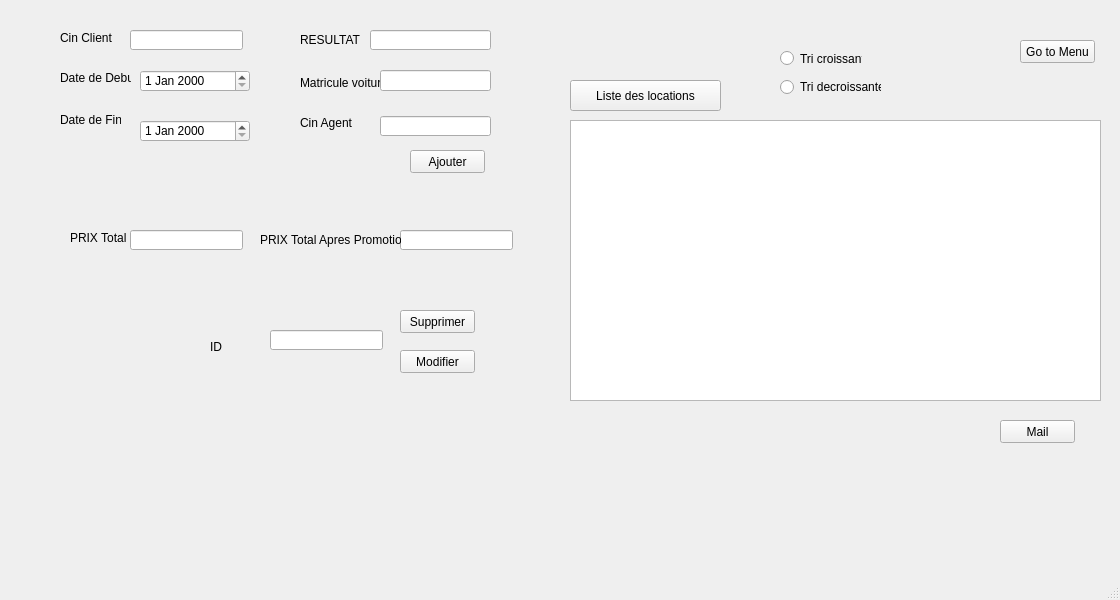
<?xml version="1.0" encoding="UTF-8"?>
<ui version="4.0">
 <class>MainWindow</class>
 <widget class="QMainWindow" name="MainWindow">
  <property name="geometry">
   <rect>
    <x>0</x>
    <y>0</y>
    <width>1120</width>
    <height>600</height>
   </rect>
  </property>
  <property name="windowTitle">
   <string>MainWindow</string>
  </property>
  <property name="styleSheet">
   <string notr="true">QToolTip
{
     border: 1px solid black;
     background-color: #ffa02f;
     padding: 1px;
     border-radius: 3px;
     opacity: 100;
}

QWidget
{
    color: #b1b1b1;
    background-color: #323232;
}

QWidget:item:hover
{
    background-color: QLinearGradient( x1: 0, y1: 0, x2: 0, y2: 1, stop: 0 #ffa02f, stop: 1 #ca0619);
    color: #000000;
}

QWidget:item:selected
{
    background-color: QLinearGradient( x1: 0, y1: 0, x2: 0, y2: 1, stop: 0 #ffa02f, stop: 1 #d7801a);
}

QMenuBar::item
{
    background: transparent;
}

QMenuBar::item:selected
{
    background: transparent;
    border: 1px solid #ffaa00;
}

QMenuBar::item:pressed
{
    background: #444;
    border: 1px solid #000;
    background-color: QLinearGradient(
        x1:0, y1:0,
        x2:0, y2:1,
        stop:1 #212121,
        stop:0.4 #343434/*,
        stop:0.2 #343434,
        stop:0.1 #ffaa00*/
    );
    margin-bottom:-1px;
    padding-bottom:1px;
}

QMenu
{
    border: 1px solid #000;
}

QMenu::item
{
    padding: 2px 20px 2px 20px;
}

QMenu::item:selected
{
    color: #000000;
}

QWidget:disabled
{
    color: #404040;
    background-color: #323232;
}

QAbstractItemView
{
    background-color: QLinearGradient( x1: 0, y1: 0, x2: 0, y2: 1, stop: 0 #4d4d4d, stop: 0.1 #646464, stop: 1 #5d5d5d);
}

QWidget:focus
{
    /*border: 2px solid QLinearGradient( x1: 0, y1: 0, x2: 0, y2: 1, stop: 0 #ffa02f, stop: 1 #d7801a);*/
}

QLineEdit
{
    background-color: QLinearGradient( x1: 0, y1: 0, x2: 0, y2: 1, stop: 0 #4d4d4d, stop: 0 #646464, stop: 1 #5d5d5d);
    padding: 1px;
    border-style: solid;
    border: 1px solid #1e1e1e;
    border-radius: 5;
}

QPushButton
{
    color: #b1b1b1;
    background-color: QLinearGradient( x1: 0, y1: 0, x2: 0, y2: 1, stop: 0 #565656, stop: 0.1 #525252, stop: 0.5 #4e4e4e, stop: 0.9 #4a4a4a, stop: 1 #464646);
    border-width: 1px;
    border-color: #1e1e1e;
    border-style: solid;
    border-radius: 6;
    padding: 3px;
    font-size: 12px;
    padding-left: 5px;
    padding-right: 5px;
}

QPushButton:pressed
{
    background-color: QLinearGradient( x1: 0, y1: 0, x2: 0, y2: 1, stop: 0 #2d2d2d, stop: 0.1 #2b2b2b, stop: 0.5 #292929, stop: 0.9 #282828, stop: 1 #252525);
}

QComboBox
{
    selection-background-color: #ffaa00;
    background-color: QLinearGradient( x1: 0, y1: 0, x2: 0, y2: 1, stop: 0 #565656, stop: 0.1 #525252, stop: 0.5 #4e4e4e, stop: 0.9 #4a4a4a, stop: 1 #464646);
    border-style: solid;
    border: 1px solid #1e1e1e;
    border-radius: 5;
}

QComboBox:hover,QPushButton:hover
{
    border: 2px solid QLinearGradient( x1: 0, y1: 0, x2: 0, y2: 1, stop: 0 #ffa02f, stop: 1 #d7801a);
}


QComboBox:on
{
    padding-top: 3px;
    padding-left: 4px;
    background-color: QLinearGradient( x1: 0, y1: 0, x2: 0, y2: 1, stop: 0 #2d2d2d, stop: 0.1 #2b2b2b, stop: 0.5 #292929, stop: 0.9 #282828, stop: 1 #252525);
    selection-background-color: #ffaa00;
}

QComboBox QAbstractItemView
{
    border: 2px solid darkgray;
    selection-background-color: QLinearGradient( x1: 0, y1: 0, x2: 0, y2: 1, stop: 0 #ffa02f, stop: 1 #d7801a);
}

QComboBox::drop-down
{
     subcontrol-origin: padding;
     subcontrol-position: top right;
     width: 15px;

     border-left-width: 0px;
     border-left-color: darkgray;
     border-left-style: solid; /* just a single line */
     border-top-right-radius: 3px; /* same radius as the QComboBox */
     border-bottom-right-radius: 3px;
 }

QComboBox::down-arrow
{
     image: url(:/down_arrow.png);
}

QGroupBox:focus
{
border: 2px solid QLinearGradient( x1: 0, y1: 0, x2: 0, y2: 1, stop: 0 #ffa02f, stop: 1 #d7801a);
}

QTextEdit:focus
{
    border: 2px solid QLinearGradient( x1: 0, y1: 0, x2: 0, y2: 1, stop: 0 #ffa02f, stop: 1 #d7801a);
}

QScrollBar:horizontal {
     border: 1px solid #222222;
     background: QLinearGradient( x1: 0, y1: 0, x2: 0, y2: 1, stop: 0.0 #121212, stop: 0.2 #282828, stop: 1 #484848);
     height: 7px;
     margin: 0px 16px 0 16px;
}

QScrollBar::handle:horizontal
{
      background: QLinearGradient( x1: 0, y1: 0, x2: 1, y2: 0, stop: 0 #ffa02f, stop: 0.5 #d7801a, stop: 1 #ffa02f);
      min-height: 20px;
      border-radius: 2px;
}

QScrollBar::add-line:horizontal {
      border: 1px solid #1b1b19;
      border-radius: 2px;
      background: QLinearGradient( x1: 0, y1: 0, x2: 1, y2: 0, stop: 0 #ffa02f, stop: 1 #d7801a);
      width: 14px;
      subcontrol-position: right;
      subcontrol-origin: margin;
}

QScrollBar::sub-line:horizontal {
      border: 1px solid #1b1b19;
      border-radius: 2px;
      background: QLinearGradient( x1: 0, y1: 0, x2: 1, y2: 0, stop: 0 #ffa02f, stop: 1 #d7801a);
      width: 14px;
     subcontrol-position: left;
     subcontrol-origin: margin;
}

QScrollBar::right-arrow:horizontal, QScrollBar::left-arrow:horizontal
{
      border: 1px solid black;
      width: 1px;
      height: 1px;
      background: white;
}

QScrollBar::add-page:horizontal, QScrollBar::sub-page:horizontal
{
      background: none;
}

QScrollBar:vertical
{
      background: QLinearGradient( x1: 0, y1: 0, x2: 1, y2: 0, stop: 0.0 #121212, stop: 0.2 #282828, stop: 1 #484848);
      width: 7px;
      margin: 16px 0 16px 0;
      border: 1px solid #222222;
}

QScrollBar::handle:vertical
{
      background: QLinearGradient( x1: 0, y1: 0, x2: 0, y2: 1, stop: 0 #ffa02f, stop: 0.5 #d7801a, stop: 1 #ffa02f);
      min-height: 20px;
      border-radius: 2px;
}

QScrollBar::add-line:vertical
{
      border: 1px solid #1b1b19;
      border-radius: 2px;
      background: QLinearGradient( x1: 0, y1: 0, x2: 0, y2: 1, stop: 0 #ffa02f, stop: 1 #d7801a);
      height: 14px;
      subcontrol-position: bottom;
      subcontrol-origin: margin;
}

QScrollBar::sub-line:vertical
{
      border: 1px solid #1b1b19;
      border-radius: 2px;
      background: QLinearGradient( x1: 0, y1: 0, x2: 0, y2: 1, stop: 0 #d7801a, stop: 1 #ffa02f);
      height: 14px;
      subcontrol-position: top;
      subcontrol-origin: margin;
}

QScrollBar::up-arrow:vertical, QScrollBar::down-arrow:vertical
{
      border: 1px solid black;
      width: 1px;
      height: 1px;
      background: white;
}


QScrollBar::add-page:vertical, QScrollBar::sub-page:vertical
{
      background: none;
}

QTextEdit
{
    background-color: #242424;
}

QPlainTextEdit
{
    background-color: #242424;
}

QHeaderView::section
{
    background-color: QLinearGradient(x1:0, y1:0, x2:0, y2:1, stop:0 #616161, stop: 0.5 #505050, stop: 0.6 #434343, stop:1 #656565);
    color: white;
    padding-left: 4px;
    border: 1px solid #6c6c6c;
}

QCheckBox:disabled
{
color: #414141;
}

QDockWidget::title
{
    text-align: center;
    spacing: 3px; /* spacing between items in the tool bar */
    background-color: QLinearGradient(x1:0, y1:0, x2:0, y2:1, stop:0 #323232, stop: 0.5 #242424, stop:1 #323232);
}

QDockWidget::close-button, QDockWidget::float-button
{
    text-align: center;
    spacing: 1px; /* spacing between items in the tool bar */
    background-color: QLinearGradient(x1:0, y1:0, x2:0, y2:1, stop:0 #323232, stop: 0.5 #242424, stop:1 #323232);
}

QDockWidget::close-button:hover, QDockWidget::float-button:hover
{
    background: #242424;
}

QDockWidget::close-button:pressed, QDockWidget::float-button:pressed
{
    padding: 1px -1px -1px 1px;
}

QMainWindow::separator
{
    background-color: QLinearGradient(x1:0, y1:0, x2:0, y2:1, stop:0 #161616, stop: 0.5 #151515, stop: 0.6 #212121, stop:1 #343434);
    color: white;
    padding-left: 4px;
    border: 1px solid #4c4c4c;
    spacing: 3px; /* spacing between items in the tool bar */
}

QMainWindow::separator:hover
{

    background-color: QLinearGradient(x1:0, y1:0, x2:0, y2:1, stop:0 #d7801a, stop:0.5 #b56c17 stop:1 #ffa02f);
    color: white;
    padding-left: 4px;
    border: 1px solid #6c6c6c;
    spacing: 3px; /* spacing between items in the tool bar */
}

QToolBar::handle
{
     spacing: 3px; /* spacing between items in the tool bar */
     background: url(:/images/handle.png);
}

QMenu::separator
{
    height: 2px;
    background-color: QLinearGradient(x1:0, y1:0, x2:0, y2:1, stop:0 #161616, stop: 0.5 #151515, stop: 0.6 #212121, stop:1 #343434);
    color: white;
    padding-left: 4px;
    margin-left: 10px;
    margin-right: 5px;
}

QProgressBar
{
    border: 2px solid grey;
    border-radius: 5px;
    text-align: center;
}

QProgressBar::chunk
{
    background-color: #d7801a;
    width: 2.15px;
    margin: 0.5px;
}

QTabBar::tab {
    color: #b1b1b1;
    border: 1px solid #444;
    border-bottom-style: none;
    background-color: #323232;
    padding-left: 10px;
    padding-right: 10px;
    padding-top: 3px;
    padding-bottom: 2px;
    margin-right: -1px;
}

QTabWidget::pane {
    border: 1px solid #444;
    top: 1px;
}

QTabBar::tab:last
{
    margin-right: 0; /* the last selected tab has nothing to overlap with on the right */
    border-top-right-radius: 3px;
}

QTabBar::tab:first:!selected
{
 margin-left: 0px; /* the last selected tab has nothing to overlap with on the right */


    border-top-left-radius: 3px;
}

QTabBar::tab:!selected
{
    color: #b1b1b1;
    border-bottom-style: solid;
    margin-top: 3px;
    background-color: QLinearGradient(x1:0, y1:0, x2:0, y2:1, stop:1 #212121, stop:.4 #343434);
}

QTabBar::tab:selected
{
    border-top-left-radius: 3px;
    border-top-right-radius: 3px;
    margin-bottom: 0px;
}

QTabBar::tab:!selected:hover
{
    border-top: 2px solid #ffaa00;
    padding-bottom: 3px;
    border-top-left-radius: 3px;
    border-top-right-radius: 3px;
    background-color: QLinearGradient(x1:0, y1:0, x2:0, y2:1, stop:1 #212121, stop:0.4 #343434, stop:0.2 #343434, stop:0.1 #ffaa00);
}

QRadioButton::indicator:checked, QRadioButton::indicator:unchecked{
    color: #b1b1b1;
    background-color: #323232;
    border: 1px solid #b1b1b1;
    border-radius: 6px;
}

QRadioButton::indicator:checked
{
    background-color: qradialgradient(
        cx: 0.5, cy: 0.5,
        fx: 0.5, fy: 0.5,
        radius: 1.0,
        stop: 0.25 #ffaa00,
        stop: 0.3 #323232
    );
}

QCheckBox::indicator{
    color: #b1b1b1;
    background-color: #323232;
    border: 1px solid #b1b1b1;
    width: 9px;
    height: 9px;
}

QRadioButton::indicator
{
    border-radius: 6px;
}

QRadioButton::indicator:hover, QCheckBox::indicator:hover
{
    border: 1px solid #ffaa00;
}

QCheckBox::indicator:checked
{
    image:url(:/images/checkbox.png);
}

QCheckBox::indicator:disabled, QRadioButton::indicator:disabled
{
    border: 1px solid #444;
}

  background-color: red;
     border-style: outset;
     border-width: 2px;
     border-radius: 10px;
     border-color: beige;
     font: bold 14px;
     min-width: 10em;
     padding: 6px;</string>
  </property>
  <widget class="QWidget" name="centralwidget">
   <widget class="QStackedWidget" name="stackedWidget">
    <property name="geometry">
     <rect>
      <x>40</x>
      <y>10</y>
      <width>1071</width>
      <height>551</height>
     </rect>
    </property>
    <property name="styleSheet">
     <string notr="true"/>
    </property>
    <property name="currentIndex">
     <number>2</number>
    </property>
    <widget class="QWidget" name="page">
     <widget class="QPushButton" name="pushButton">
      <property name="geometry">
       <rect>
        <x>20</x>
        <y>100</y>
        <width>131</width>
        <height>31</height>
       </rect>
      </property>
      <property name="text">
       <string>Gestion des Employes</string>
      </property>
     </widget>
     <widget class="QPushButton" name="pushButton_2">
      <property name="geometry">
       <rect>
        <x>20</x>
        <y>182</y>
        <width>131</width>
        <height>31</height>
       </rect>
      </property>
      <property name="text">
       <string>Gestion des Locations</string>
      </property>
     </widget>
    </widget>
    <widget class="QWidget" name="page_2">
     <widget class="QLabel" name="label">
      <property name="geometry">
       <rect>
        <x>20</x>
        <y>10</y>
        <width>47</width>
        <height>13</height>
       </rect>
      </property>
      <property name="text">
       <string>CIN</string>
      </property>
     </widget>
     <widget class="QLabel" name="label_2">
      <property name="geometry">
       <rect>
        <x>20</x>
        <y>50</y>
        <width>47</width>
        <height>13</height>
       </rect>
      </property>
      <property name="text">
       <string>NOM</string>
      </property>
     </widget>
     <widget class="QLabel" name="label_3">
      <property name="geometry">
       <rect>
        <x>20</x>
        <y>90</y>
        <width>91</width>
        <height>16</height>
       </rect>
      </property>
      <property name="text">
       <string>PRENOM</string>
      </property>
     </widget>
     <widget class="QLabel" name="label_6">
      <property name="geometry">
       <rect>
        <x>260</x>
        <y>10</y>
        <width>41</width>
        <height>16</height>
       </rect>
      </property>
      <property name="text">
       <string>GENDRE</string>
      </property>
     </widget>
     <widget class="QLabel" name="label_7">
      <property name="geometry">
       <rect>
        <x>20</x>
        <y>140</y>
        <width>47</width>
        <height>13</height>
       </rect>
      </property>
      <property name="text">
       <string>SALAIRE</string>
      </property>
     </widget>
     <widget class="QLineEdit" name="lineEdit_pseudo">
      <property name="geometry">
       <rect>
        <x>90</x>
        <y>10</y>
        <width>113</width>
        <height>20</height>
       </rect>
      </property>
     </widget>
     <widget class="QLineEdit" name="lineEdit_m">
      <property name="geometry">
       <rect>
        <x>90</x>
        <y>90</y>
        <width>111</width>
        <height>21</height>
       </rect>
      </property>
     </widget>
     <widget class="QLineEdit" name="lineEdit_ida">
      <property name="geometry">
       <rect>
        <x>90</x>
        <y>140</y>
        <width>113</width>
        <height>20</height>
       </rect>
      </property>
     </widget>
     <widget class="QTableView" name="tableemp">
      <property name="geometry">
       <rect>
        <x>550</x>
        <y>50</y>
        <width>451</width>
        <height>301</height>
       </rect>
      </property>
     </widget>
     <widget class="QPushButton" name="pushButton_3">
      <property name="geometry">
       <rect>
        <x>390</x>
        <y>250</y>
        <width>75</width>
        <height>23</height>
       </rect>
      </property>
      <property name="text">
       <string>Ajouter</string>
      </property>
     </widget>
     <widget class="QPushButton" name="pushButton_4">
      <property name="geometry">
       <rect>
        <x>300</x>
        <y>280</y>
        <width>71</width>
        <height>21</height>
       </rect>
      </property>
      <property name="text">
       <string>Modifier</string>
      </property>
     </widget>
     <widget class="QPushButton" name="pushButton_5">
      <property name="geometry">
       <rect>
        <x>300</x>
        <y>310</y>
        <width>75</width>
        <height>23</height>
       </rect>
      </property>
      <property name="text">
       <string>Supprimer</string>
      </property>
     </widget>
     <widget class="QLineEdit" name="lineEdit_passe">
      <property name="geometry">
       <rect>
        <x>92</x>
        <y>49</y>
        <width>111</width>
        <height>21</height>
       </rect>
      </property>
      <property name="echoMode">
       <enum>QLineEdit::Normal</enum>
      </property>
     </widget>
     <widget class="QPushButton" name="pushButton_6">
      <property name="geometry">
       <rect>
        <x>910</x>
        <y>10</y>
        <width>75</width>
        <height>23</height>
       </rect>
      </property>
      <property name="text">
       <string>Go to Menu</string>
      </property>
     </widget>
     <widget class="QLabel" name="label_33">
      <property name="geometry">
       <rect>
        <x>110</x>
        <y>280</y>
        <width>47</width>
        <height>13</height>
       </rect>
      </property>
      <property name="text">
       <string>ID</string>
      </property>
     </widget>
     <widget class="QLineEdit" name="lineEdit_id">
      <property name="geometry">
       <rect>
        <x>170</x>
        <y>280</y>
        <width>113</width>
        <height>20</height>
       </rect>
      </property>
     </widget>
     <widget class="QPushButton" name="pushButton_10">
      <property name="geometry">
       <rect>
        <x>740</x>
        <y>20</y>
        <width>75</width>
        <height>23</height>
       </rect>
      </property>
      <property name="text">
       <string>afficher</string>
      </property>
     </widget>
     <widget class="QComboBox" name="comboBox">
      <property name="geometry">
       <rect>
        <x>330</x>
        <y>10</y>
        <width>121</width>
        <height>21</height>
       </rect>
      </property>
      <item>
       <property name="text">
        <string>--</string>
       </property>
      </item>
      <item>
       <property name="text">
        <string>female</string>
       </property>
      </item>
      <item>
       <property name="text">
        <string>male</string>
       </property>
      </item>
     </widget>
     <widget class="QLabel" name="label_4">
      <property name="geometry">
       <rect>
        <x>260</x>
        <y>50</y>
        <width>81</width>
        <height>20</height>
       </rect>
      </property>
      <property name="text">
       <string>DEPARTEMENT</string>
      </property>
     </widget>
     <widget class="QLabel" name="label_5">
      <property name="geometry">
       <rect>
        <x>260</x>
        <y>90</y>
        <width>47</width>
        <height>13</height>
       </rect>
      </property>
      <property name="text">
       <string>VILLE</string>
      </property>
     </widget>
     <widget class="QLabel" name="label_8">
      <property name="geometry">
       <rect>
        <x>260</x>
        <y>130</y>
        <width>47</width>
        <height>13</height>
       </rect>
      </property>
      <property name="text">
       <string>ADRESSE</string>
      </property>
     </widget>
     <widget class="QLabel" name="label_9">
      <property name="geometry">
       <rect>
        <x>20</x>
        <y>190</y>
        <width>47</width>
        <height>13</height>
       </rect>
      </property>
      <property name="text">
       <string>IMAGE</string>
      </property>
     </widget>
     <widget class="QLabel" name="label_10">
      <property name="geometry">
       <rect>
        <x>260</x>
        <y>173</y>
        <width>61</width>
        <height>20</height>
       </rect>
      </property>
      <property name="text">
       <string>ID_AGENCE</string>
      </property>
     </widget>
     <widget class="QLabel" name="label_11">
      <property name="geometry">
       <rect>
        <x>110</x>
        <y>220</y>
        <width>71</width>
        <height>20</height>
       </rect>
      </property>
      <property name="text">
       <string>DATE_AJOUT</string>
      </property>
     </widget>
     <widget class="QDateEdit" name="dateEdit">
      <property name="geometry">
       <rect>
        <x>200</x>
        <y>220</y>
        <width>110</width>
        <height>22</height>
       </rect>
      </property>
     </widget>
     <widget class="QLineEdit" name="lineEdit_3">
      <property name="geometry">
       <rect>
        <x>90</x>
        <y>190</y>
        <width>113</width>
        <height>20</height>
       </rect>
      </property>
     </widget>
     <widget class="QLineEdit" name="lineEdit_4">
      <property name="geometry">
       <rect>
        <x>320</x>
        <y>90</y>
        <width>113</width>
        <height>20</height>
       </rect>
      </property>
     </widget>
     <widget class="QLineEdit" name="lineEdit_5">
      <property name="geometry">
       <rect>
        <x>330</x>
        <y>130</y>
        <width>113</width>
        <height>20</height>
       </rect>
      </property>
     </widget>
     <widget class="QLineEdit" name="lineEdit_6">
      <property name="geometry">
       <rect>
        <x>330</x>
        <y>180</y>
        <width>113</width>
        <height>20</height>
       </rect>
      </property>
     </widget>
     <widget class="QComboBox" name="comboBox_2">
      <property name="geometry">
       <rect>
        <x>340</x>
        <y>51</y>
        <width>121</width>
        <height>21</height>
       </rect>
      </property>
      <item>
       <property name="text">
        <string>--</string>
       </property>
      </item>
      <item>
       <property name="text">
        <string>Admin</string>
       </property>
      </item>
      <item>
       <property name="text">
        <string>Ressources Humaines</string>
       </property>
      </item>
      <item>
       <property name="text">
        <string>Gestion de stock</string>
       </property>
      </item>
      <item>
       <property name="text">
        <string>Service client</string>
       </property>
      </item>
     </widget>
     <widget class="QPushButton" name="pushButton_12">
      <property name="geometry">
       <rect>
        <x>300</x>
        <y>340</y>
        <width>75</width>
        <height>23</height>
       </rect>
      </property>
      <property name="text">
       <string>Recherche</string>
      </property>
     </widget>
     <widget class="QRadioButton" name="radioButton">
      <property name="geometry">
       <rect>
        <x>560</x>
        <y>27</y>
        <width>101</width>
        <height>20</height>
       </rect>
      </property>
      <property name="text">
       <string>tri decroissante</string>
      </property>
     </widget>
     <widget class="QRadioButton" name="radioButton_2">
      <property name="geometry">
       <rect>
        <x>560</x>
        <y>0</y>
        <width>82</width>
        <height>17</height>
       </rect>
      </property>
      <property name="text">
       <string>tri croissante</string>
      </property>
     </widget>
     <widget class="QLabel" name="label_12">
      <property name="geometry">
       <rect>
        <x>110</x>
        <y>340</y>
        <width>47</width>
        <height>13</height>
       </rect>
      </property>
      <property name="text">
       <string>NOM</string>
      </property>
     </widget>
     <widget class="QLineEdit" name="lineEdit_7">
      <property name="geometry">
       <rect>
        <x>170</x>
        <y>340</y>
        <width>113</width>
        <height>20</height>
       </rect>
      </property>
     </widget>
     <widget class="QPushButton" name="pushButton_14">
      <property name="geometry">
       <rect>
        <x>880</x>
        <y>390</y>
        <width>75</width>
        <height>23</height>
       </rect>
      </property>
      <property name="text">
       <string>PDF</string>
      </property>
     </widget>
    </widget>
    <widget class="QWidget" name="page_3">
     <widget class="QPushButton" name="pushButton_7">
      <property name="geometry">
       <rect>
        <x>980</x>
        <y>30</y>
        <width>75</width>
        <height>23</height>
       </rect>
      </property>
      <property name="text">
       <string>Go to Menu</string>
      </property>
     </widget>
     <widget class="QLabel" name="label_15">
      <property name="geometry">
       <rect>
        <x>30</x>
        <y>20</y>
        <width>47</width>
        <height>13</height>
       </rect>
      </property>
      <property name="text">
       <string/>
      </property>
     </widget>
     <widget class="QLabel" name="label_16">
      <property name="geometry">
       <rect>
        <x>20</x>
        <y>60</y>
        <width>71</width>
        <height>16</height>
       </rect>
      </property>
      <property name="text">
       <string>Date de Debut</string>
      </property>
     </widget>
     <widget class="QLabel" name="label_18">
      <property name="geometry">
       <rect>
        <x>260</x>
        <y>20</y>
        <width>61</width>
        <height>20</height>
       </rect>
      </property>
      <property name="text">
       <string>RESULTAT</string>
      </property>
     </widget>
     <widget class="QLabel" name="label_19">
      <property name="geometry">
       <rect>
        <x>260</x>
        <y>63</y>
        <width>81</width>
        <height>20</height>
       </rect>
      </property>
      <property name="text">
       <string>Matricule voiture</string>
      </property>
     </widget>
     <widget class="QLabel" name="label_20">
      <property name="geometry">
       <rect>
        <x>20</x>
        <y>100</y>
        <width>61</width>
        <height>20</height>
       </rect>
      </property>
      <property name="text">
       <string>Date de Fin</string>
      </property>
     </widget>
     <widget class="QLineEdit" name="lineEdit_14">
      <property name="geometry">
       <rect>
        <x>340</x>
        <y>60</y>
        <width>111</width>
        <height>21</height>
       </rect>
      </property>
     </widget>
     <widget class="QLineEdit" name="lineEdit_15">
      <property name="geometry">
       <rect>
        <x>330</x>
        <y>20</y>
        <width>121</width>
        <height>20</height>
       </rect>
      </property>
     </widget>
     <widget class="QLabel" name="label_23">
      <property name="geometry">
       <rect>
        <x>260</x>
        <y>103</y>
        <width>61</width>
        <height>20</height>
       </rect>
      </property>
      <property name="text">
       <string>Cin Agent</string>
      </property>
     </widget>
     <widget class="QLineEdit" name="lineEdit_18">
      <property name="geometry">
       <rect>
        <x>340</x>
        <y>106</y>
        <width>111</width>
        <height>20</height>
       </rect>
      </property>
     </widget>
     <widget class="QTableView" name="tableView_2">
      <property name="geometry">
       <rect>
        <x>530</x>
        <y>110</y>
        <width>531</width>
        <height>281</height>
       </rect>
      </property>
     </widget>
     <widget class="QPushButton" name="pushButton_8">
      <property name="geometry">
       <rect>
        <x>370</x>
        <y>140</y>
        <width>75</width>
        <height>23</height>
       </rect>
      </property>
      <property name="text">
       <string>Ajouter</string>
      </property>
     </widget>
     <widget class="QPushButton" name="pushButton_9">
      <property name="geometry">
       <rect>
        <x>360</x>
        <y>340</y>
        <width>75</width>
        <height>23</height>
       </rect>
      </property>
      <property name="text">
       <string>Modifier</string>
      </property>
     </widget>
     <widget class="QPushButton" name="pushButton_11">
      <property name="geometry">
       <rect>
        <x>530</x>
        <y>70</y>
        <width>151</width>
        <height>31</height>
       </rect>
      </property>
      <property name="text">
       <string>Liste des locations</string>
      </property>
     </widget>
     <widget class="QLineEdit" name="lineEdit_2">
      <property name="geometry">
       <rect>
        <x>230</x>
        <y>320</y>
        <width>113</width>
        <height>20</height>
       </rect>
      </property>
     </widget>
     <widget class="QLabel" name="label_36">
      <property name="geometry">
       <rect>
        <x>170</x>
        <y>330</y>
        <width>47</width>
        <height>13</height>
       </rect>
      </property>
      <property name="text">
       <string>ID</string>
      </property>
     </widget>
     <widget class="QDateEdit" name="dateEdit_2">
      <property name="geometry">
       <rect>
        <x>100</x>
        <y>60</y>
        <width>110</width>
        <height>22</height>
       </rect>
      </property>
     </widget>
     <widget class="QDateEdit" name="dateEdit_3">
      <property name="geometry">
       <rect>
        <x>100</x>
        <y>110</y>
        <width>110</width>
        <height>22</height>
       </rect>
      </property>
     </widget>
     <widget class="QPushButton" name="pushButton_13">
      <property name="geometry">
       <rect>
        <x>360</x>
        <y>300</y>
        <width>75</width>
        <height>23</height>
       </rect>
      </property>
      <property name="text">
       <string>Supprimer</string>
      </property>
     </widget>
     <widget class="QRadioButton" name="radioButton_3">
      <property name="geometry">
       <rect>
        <x>740</x>
        <y>40</y>
        <width>82</width>
        <height>17</height>
       </rect>
      </property>
      <property name="text">
       <string>Tri croissante</string>
      </property>
     </widget>
     <widget class="QRadioButton" name="radioButton_4">
      <property name="geometry">
       <rect>
        <x>740</x>
        <y>67</y>
        <width>101</width>
        <height>20</height>
       </rect>
      </property>
      <property name="text">
       <string>Tri decroissante</string>
      </property>
     </widget>
     <widget class="QPushButton" name="pushButton_15">
      <property name="geometry">
       <rect>
        <x>960</x>
        <y>410</y>
        <width>75</width>
        <height>23</height>
       </rect>
      </property>
      <property name="text">
       <string>Mail</string>
      </property>
     </widget>
     <widget class="QLineEdit" name="lineEdit_13">
      <property name="geometry">
       <rect>
        <x>360</x>
        <y>220</y>
        <width>113</width>
        <height>20</height>
       </rect>
      </property>
     </widget>
     <widget class="QLabel" name="label_13">
      <property name="geometry">
       <rect>
        <x>220</x>
        <y>220</y>
        <width>141</width>
        <height>20</height>
       </rect>
      </property>
      <property name="text">
       <string>PRIX Total Apres Promotion</string>
      </property>
     </widget>
     <widget class="QLineEdit" name="lineEdit">
      <property name="geometry">
       <rect>
        <x>90</x>
        <y>20</y>
        <width>113</width>
        <height>20</height>
       </rect>
      </property>
     </widget>
     <widget class="QLabel" name="label_34">
      <property name="geometry">
       <rect>
        <x>20</x>
        <y>20</y>
        <width>71</width>
        <height>16</height>
       </rect>
      </property>
      <property name="text">
       <string>Cin Client</string>
      </property>
     </widget>
     <widget class="QLineEdit" name="lineEdit_16">
      <property name="geometry">
       <rect>
        <x>90</x>
        <y>220</y>
        <width>113</width>
        <height>20</height>
       </rect>
      </property>
     </widget>
     <widget class="QLabel" name="label_14">
      <property name="geometry">
       <rect>
        <x>30</x>
        <y>220</y>
        <width>61</width>
        <height>16</height>
       </rect>
      </property>
      <property name="text">
       <string>PRIX Total</string>
      </property>
     </widget>
     <widget class="QLabel" name="nbre">
      <property name="geometry">
       <rect>
        <x>136</x>
        <y>190</y>
        <width>251</width>
        <height>20</height>
       </rect>
      </property>
      <property name="text">
       <string/>
      </property>
     </widget>
    </widget>
   </widget>
  </widget>
  <widget class="QMenuBar" name="menubar">
   <property name="geometry">
    <rect>
     <x>0</x>
     <y>0</y>
     <width>1120</width>
     <height>21</height>
    </rect>
   </property>
  </widget>
  <widget class="QStatusBar" name="statusbar"/>
 </widget>
 <resources/>
 <connections/>
</ui>
